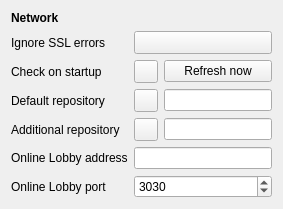
         <widget class="QWidget" name="scrollAreaWidgetContentsNetwork">
          <layout class="QGridLayout" name="gridLayoutNetwork" columnstretch="20,5,5,5,5,10">
           <item row="1" column="1" colspan="5">
            <widget class="QToolButton" name="buttonIgnoreSslErrors">
             <property name="enabled">
              <bool>true</bool>
             </property>
             <property name="sizePolicy">
              <sizepolicy hsizetype="Minimum" vsizetype="Fixed">
               <horstretch>0</horstretch>
               <verstretch>0</verstretch>
              </sizepolicy>
             </property>
             <property name="text">
              <string />
             </property>
             <property name="checkable">
              <bool>true</bool>
             </property>
             <property name="checked">
              <bool>false</bool>
             </property>
            </widget>
           </item>
           <item row="3" column="2" colspan="4">
            <widget class="QLineEdit" name="lineEditRepositoryDefault">
             <property name="text">
              <string notr="true" />
             </property>
             <property name="readOnly">
              <bool>true</bool>
             </property>
            </widget>
           </item>
           <item row="0" column="0">
            <widget class="QLabel" name="labelNetwork">
             <property name="font">
              <font>
               <bold>true</bold>
              </font>
             </property>
             <property name="text">
              <string>Network</string>
             </property>
             <property name="margin">
              <number>5</number>
             </property>
            </widget>
           </item>
           <item row="2" column="0">
            <widget class="QLabel" name="labelAutoCheck">
             <property name="text">
              <string>Check on startup</string>
             </property>
            </widget>
           </item>
           <item row="3" column="1">
            <widget class="QToolButton" name="buttonRepositoryDefault">
             <property name="enabled">
              <bool>true</bool>
             </property>
             <property name="sizePolicy">
              <sizepolicy hsizetype="Minimum" vsizetype="Fixed">
               <horstretch>0</horstretch>
               <verstretch>0</verstretch>
              </sizepolicy>
             </property>
             <property name="text">
              <string />
             </property>
             <property name="checkable">
              <bool>true</bool>
             </property>
             <property name="checked">
              <bool>false</bool>
             </property>
            </widget>
           </item>
           <item row="6" column="0">
            <widget class="QLabel" name="labelNetworkPortLobby">
             <property name="text">
              <string>Online Lobby port</string>
             </property>
            </widget>
           </item>
           <item row="5" column="1" colspan="5">
            <widget class="QLineEdit" name="lineEditGameLobbyHost">
             <property name="text">
              <string notr="true" />
             </property>
            </widget>
           </item>
           <item row="3" column="0">
            <widget class="QLabel" name="labelRepositoryDefault">
             <property name="text">
              <string>Default repository</string>
             </property>
            </widget>
           </item>
           <item row="2" column="2" colspan="4">
            <widget class="QPushButton" name="refreshRepositoriesButton">
             <property name="text">
              <string>Refresh now</string>
             </property>
            </widget>
           </item>
           <item row="4" column="1">
            <widget class="QToolButton" name="buttonRepositoryExtra">
             <property name="sizePolicy">
              <sizepolicy hsizetype="Minimum" vsizetype="Fixed">
               <horstretch>0</horstretch>
               <verstretch>0</verstretch>
              </sizepolicy>
             </property>
             <property name="text">
              <string />
             </property>
             <property name="checkable">
              <bool>true</bool>
             </property>
             <property name="checked">
              <bool>false</bool>
             </property>
            </widget>
           </item>
           <item row="4" column="2" colspan="4">
            <widget class="QLineEdit" name="lineEditRepositoryExtra">
             <property name="text">
              <string notr="true" />
             </property>
            </widget>
           </item>
           <item row="4" column="0">
            <widget class="QLabel" name="labelRepositoryExtra">
             <property name="text">
              <string>Additional repository</string>
             </property>
            </widget>
           </item>
           <item row="2" column="1">
            <widget class="QToolButton" name="buttonAutoCheck">
             <property name="enabled">
              <bool>true</bool>
             </property>
             <property name="sizePolicy">
              <sizepolicy hsizetype="Minimum" vsizetype="Fixed">
               <horstretch>0</horstretch>
               <verstretch>0</verstretch>
              </sizepolicy>
             </property>
             <property name="text">
              <string />
             </property>
             <property name="checkable">
              <bool>true</bool>
             </property>
             <property name="checked">
              <bool>false</bool>
             </property>
            </widget>
           </item>
           <item row="1" column="0">
            <widget class="QLabel" name="labelIgnoreSslErrors">
             <property name="text">
              <string>Ignore SSL errors</string>
             </property>
            </widget>
           </item>
           <item row="5" column="0">
            <widget class="QLabel" name="labelGameLobbyHost">
             <property name="text">
              <string>Online Lobby address</string>
             </property>
            </widget>
           </item>
           <item row="6" column="1" colspan="5">
            <widget class="QSpinBox" name="spinBoxNetworkPortLobby">
             <property name="minimum">
              <number>1024</number>
             </property>
             <property name="maximum">
              <number>65535</number>
             </property>
             <property name="value">
              <number>3030</number>
             </property>
            </widget>
           </item>
          </layout>
         </widget>
